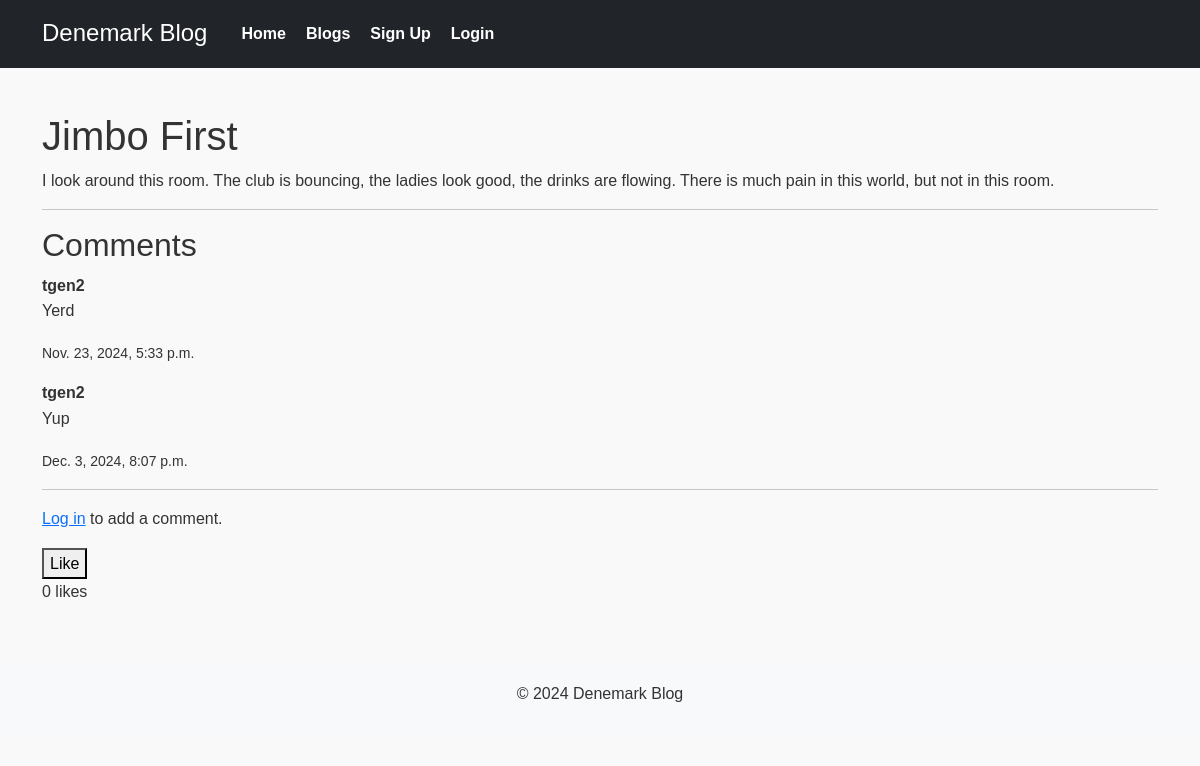
Page /blog/1/ on the committed database.
### landing/models.py (models this page shows, shortened)
class BlogPost(models.Model):
    title = models.CharField(max_length=200)
    content = models.TextField()
    created_at = models.DateTimeField(auto_now_add=True)
    updated_at = models.DateTimeField(auto_now=True)
    author = models.ForeignKey(User, on_delete=models.CASCADE, default='1')
    likes = models.ManyToManyField(User, related_name='liked_posts', blank=True)

class Comment(models.Model):
    post = models.ForeignKey(BlogPost, on_delete=models.CASCADE, related_name='comments')
    user = models.ForeignKey(User, on_delete=models.CASCADE)
    content = models.TextField()
    created_at = models.DateTimeField(auto_now_add=True)

### landing/views.py (the view)
# urls.py: path('blog/<int:pk>/', views.blog_detail, name='blog_detail'),
def blog_detail(request, pk):
    post = get_object_or_404(BlogPost, pk=pk)
    comments = post.comments.all() #gets all comments for this post
    if request.method == 'POST':
        form = CommentForm(request.POST)
        if form.is_valid():
            comment = form.save(commit=False)
            comment.post = post
            comment.user = request.user
            comment.save()
            return redirect('blog_detail', pk=post.pk)
    else:
        form = CommentForm()
    return render(request, 'landing/blog_detail.html', {'post': post, 'comments': comments, 'form': form})

### landing/templates/landing/blog_detail.html (shortened to what this page needs)
{% extends "landing/base.html" %}
{% block content %}
    <h1>{{ post.title }}</h1>
    <p>{{ post.content }}</p>
    <hr>
    <h2>Comments</h2>
    <div>
        {% for comment in comments %}
            <div style="margin-bottom: 15px;">
                <strong>{{ comment.user.username }}</strong>
                <p>{{ comment.content }}</p>
                <small>{{ comment.created_at }}</small>
            </div>
        {% empty %}
            <p>No comments yet. Be the first to comment!</p>
        {% endfor %}
    </div>
    <hr>
    {% if user.is_authenticated %}
        <h2>Add a Comment</h2>
        <form method="POST">
            {% csrf_token %}
            {{ form.as_p }}
            <button type="submit">Post Comment</button>
        </form>
    {% else %}
        <p><a href="{% url 'login' %}">Log in</a> to add a comment.</p>
    {% endif %}
    <form method="POST" action="{% url 'like_post' post.pk %}">
        <button type="submit">
            {% if user in post.likes.all %}
                Unlike
            {% else %}
                Like
            {% endif %}
        </button>
    </form>
    <p>{{ post.likes.count }} likes</p>
{% endblock %}

### landing/templates/landing/base.html (shortened to what this page needs)
{% load static %}
<!DOCTYPE html>
<html lang="en">
<head>
    <link href="https://cdn.jsdelivr.net/npm/bootstrap@5.3.0/dist/css/bootstrap.min.css" rel="stylesheet">
    <link rel="stylesheet" href="{% static 'landing/css/style.css' %}">
</head>
<body>
    <header class="bg-dark text-white py-3">
        <div class="container d-flex justify-content-between align-items-center">
            <div class="d-flex align-items-center">
                <h1 class="h4 me-4 mb-0">Denemark Blog</h1>
                <nav class="nav">
                    <a class="nav-link text-white" href="{% url 'index' %}">Home</a>
                    <a class="nav-link text-white" href="{% url 'blog_list' %}">Blogs</a>
                    {% if not user.is_authenticated %}
                        <a class="nav-link text-white" href="{% url 'signup' %}">Sign Up</a>
                        <a class="nav-link text-white" href="{% url 'login' %}">Login</a>
                    {% endif %}
                </nav>
            </div>
        </div>
    </header>
    <main class="container my-4">
        {% block content %}{% endblock %}
    </main>
    <footer class="bg-light text-center py-3">
        <p>&copy; 2024 Denemark Blog</p>
    </footer>
</body>
</html>

### landing/static/landing/css/style.css (style rules this page uses)
header, header h1, header ul, header li, header a { margin: 0; padding: 0; text-decoration: none; list-style: none; box-sizing: border-box; }
body { font-family: Arial, sans-serif; background-color: #f9f9f9; color: #333; line-height: 1.6; margin: 0; }
main { padding: 20px; }
header { background-color: #333; color: white; padding: 10px 20px; display: flex; justify-content: space-between; align-items: center; flex-wrap: wrap; }
header h1 { font-size: 1.5em; margin: 0; }
header .nav-link { color: white !important; font-weight: bold; text-decoration: none; padding: 5px 10px; transition: color 0.3s ease, background-color 0.3s ease; }

### rows in the picture
BlogPost: title "Jimbo First", content "I look around this room. The club is bouncing, the ladies look good, the drinks are flowing. There is much pain in this world, but not in this room.", likes.count "0"
Comment: user.username "tgen2", content "Yerd", created_at "Nov. 23, 2024, 5:33 p.m."
Comment: user.username "tgen2", content "Yup", created_at "Dec. 3, 2024, 8:07 p.m."
